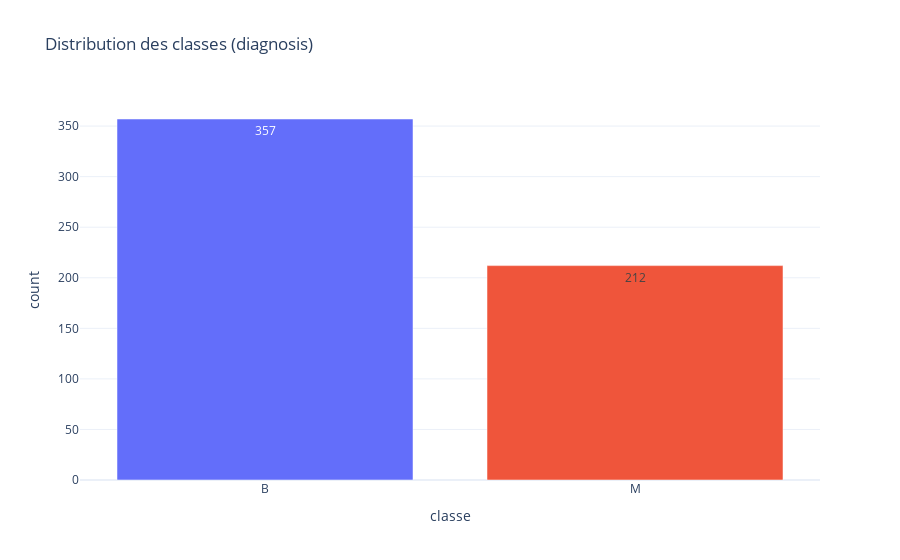

The cell this chart's notebook holds for it:
### Code cell
# Distribution des classes (M/B)
class_counts = df_eda[target_col].value_counts(dropna=False).rename_axis('classe').reset_index(name='count')
class_counts['ratio'] = class_counts['count'] / class_counts['count'].sum()
display(class_counts)

fig = px.bar(
    class_counts,
    x='classe',
    y='count',
    text='count',
    color='classe',
    title='Distribution des classes (diagnosis)'
)
fig.update_layout(template='plotly_white', showlegend=False)
fig.show()

### Figure 1 — Plotly figure (JSON) as saved in the notebook; plotly's stock layout.template omitted (floating-point values rounded to 4 significant figures)
{"data": [{"hovertemplate": "classe=%{x}<br>count=%{text}<extra></extra>", "legendgroup": "B", "marker": {"color": "#636efa", "pattern": {"shape": ""}}, "name": "B", "orientation": "v", "showlegend": true, "text": [357.0], "textposition": "auto", "type": "bar", "x": ["B"], "xaxis": "x", "y": [357], "yaxis": "y"}, {"hovertemplate": "classe=%{x}<br>count=%{text}<extra></extra>", "legendgroup": "M", "marker": {"color": "#EF553B", "pattern": {"shape": ""}}, "name": "M", "orientation": "v", "showlegend": true, "text": [212.0], "textposition": "auto", "type": "bar", "x": ["M"], "xaxis": "x", "y": [212], "yaxis": "y"}], "layout": {"barmode": "relative", "legend": {"title": {"text": "classe"}, "tracegroupgap": 0}, "showlegend": false, "title": {"text": "Distribution des classes (diagnosis)"}, "xaxis": {"anchor": "y", "categoryarray": ["B", "M"], "categoryorder": "array", "domain": [0, 1], "title": {"text": "classe"}}, "yaxis": {"anchor": "x", "domain": [0, 1], "title": {"text": "count"}}}}
